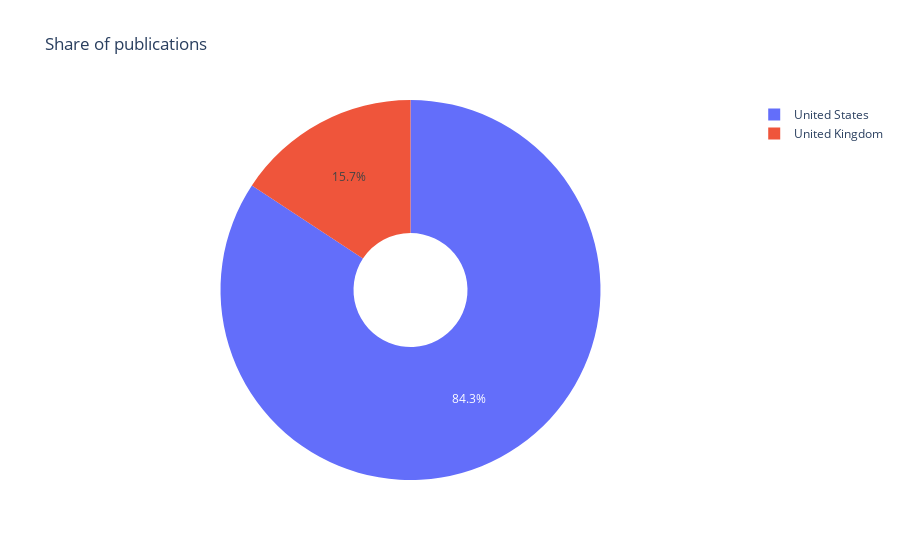

Write notebook code for a chart like this one.
### Code cell
temp_df = temp_df.groupby(['countries'])['counts'].sum().reset_index(name='counts')
fig = px.pie(temp_df, values = 'counts', names = 'countries', title='Share of publications', hole=.3)
fig.show()

### Figure 1 — Plotly figure (JSON) as saved in the notebook; plotly's stock layout.template omitted (floating-point values rounded to 4 significant figures)
{"data": [{"domain": {"x": [0, 1], "y": [0, 1]}, "hole": 0.3, "hovertemplate": "countries=%{label}<br>counts=%{value}<extra></extra>", "labels": ["United Kingdom", "United States"], "legendgroup": "", "name": "", "showlegend": true, "type": "pie", "values": [61, 327]}], "layout": {"legend": {"tracegroupgap": 0}, "title": {"text": "Share of publications"}}}
